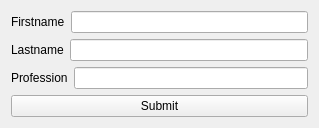
<?xml version="1.0" encoding="UTF-8"?>
<ui version="4.0">
 <class>Widget</class>
 <widget class="QWidget" name="Widget">
  <property name="geometry">
   <rect>
    <x>0</x>
    <y>0</y>
    <width>319</width>
    <height>125</height>
   </rect>
  </property>
  <property name="windowTitle">
   <string>Widget</string>
  </property>
  <layout class="QVBoxLayout" name="verticalLayout">
   <item>
    <layout class="QHBoxLayout" name="horizontalLayout">
     <item>
      <widget class="QLabel" name="label">
       <property name="text">
        <string>Firstname</string>
       </property>
      </widget>
     </item>
     <item>
      <widget class="QLineEdit" name="firstNameLineEdit"/>
     </item>
    </layout>
   </item>
   <item>
    <layout class="QHBoxLayout" name="horizontalLayout_2">
     <item>
      <widget class="QLabel" name="label_2">
       <property name="text">
        <string>Lastname</string>
       </property>
      </widget>
     </item>
     <item>
      <widget class="QLineEdit" name="lastNameLineEdit"/>
     </item>
    </layout>
   </item>
   <item>
    <layout class="QHBoxLayout" name="horizontalLayout_3">
     <item>
      <widget class="QLabel" name="label_3">
       <property name="text">
        <string>Profession</string>
       </property>
      </widget>
     </item>
     <item>
      <widget class="QLineEdit" name="professionLineEdit"/>
     </item>
    </layout>
   </item>
   <item>
    <widget class="QPushButton" name="submitButton">
     <property name="text">
      <string>Submit</string>
     </property>
    </widget>
   </item>
  </layout>
 </widget>
 <resources/>
 <connections/>
</ui>
